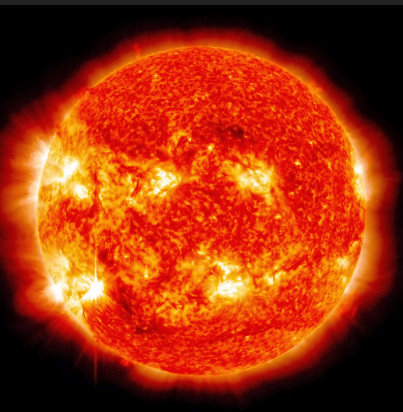
#> input picture trainning/sun.png, 403 x 412 px, found by its file name
$ python ecrire_sur_une_image.py
#> lines starting #> are read from the running program, lines starting #| are printed output that depends on the picture
import cv2
# lesture de l'image
img = cv2.imread('trainning/sun.png')
#> img is the input picture: shape (412, 403, 3); mean B, G, R 13.3, 49.5, 154.5
img = cv2.resize(img, (200,200))
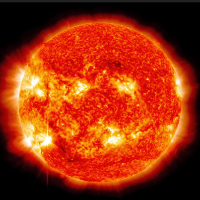
#> img: shape (200, 200, 3); mean B, G, R 13.2, 49.4, 154.4

print('image lue')

color = (255,255,255)

image = cv2.line(img,(196,2), (2,100), color, 20)
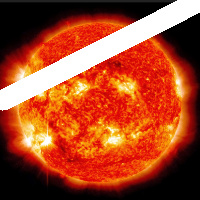
#> image: shape (200, 200, 3); mean B, G, R 40.2, 71.7, 163.8

cv2.imshow('exemple', image)

cv2.waitKey(0)
cv2.destroyAllWindows()

cv2.imwrite('new_sun.png', image)
